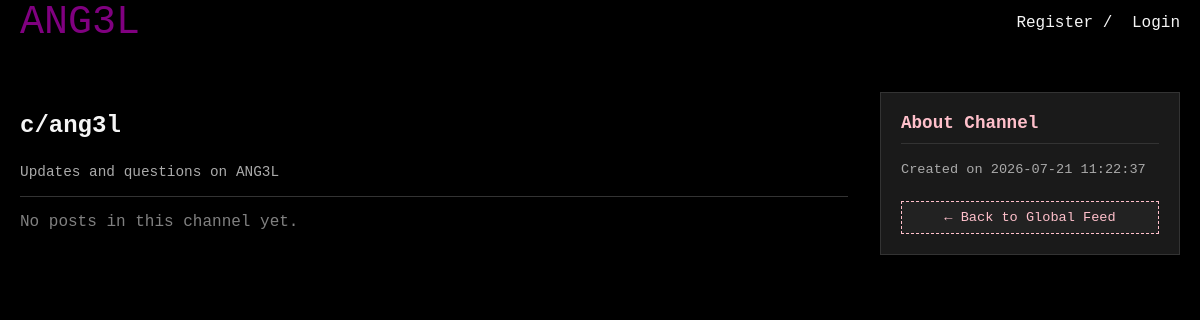
The app's page /c/ang3l, older data.
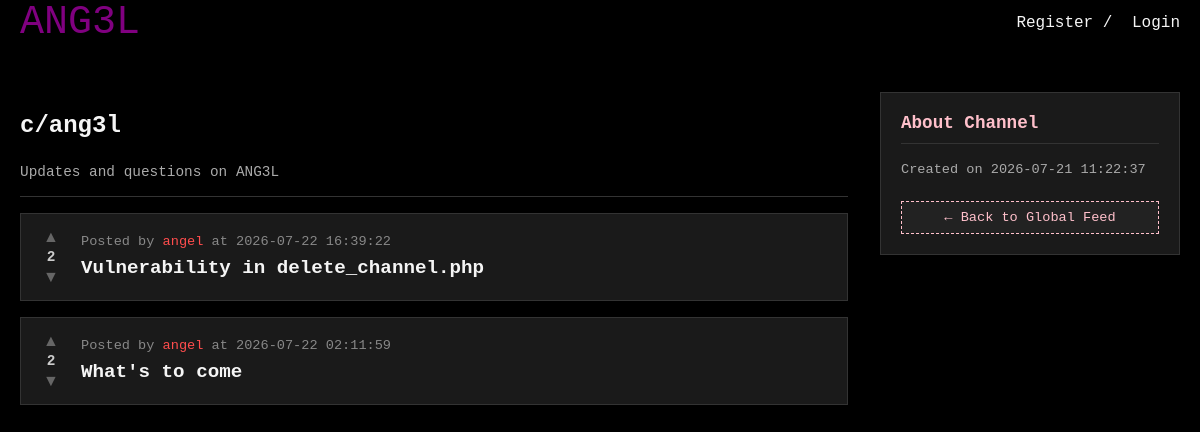
The same page, newer data.
### tables this page shows
CREATE TABLE posts (
    id INTEGER PRIMARY KEY AUTOINCREMENT,
    subchannel_id INTEGER NOT NULL,
    user_id INTEGER NOT NULL,
    title TEXT NOT NULL,
    body TEXT NOT NULL,
    votes_count INTEGER DEFAULT 0,
    created_at DATETIME DEFAULT CURRENT_TIMESTAMP,
    FOREIGN KEY (subchannel_id) REFERENCES subchannels(id) ON DELETE CASCADE,
    FOREIGN KEY (user_id) REFERENCES users(id) ON DELETE CASCADE
);

CREATE TABLE users (
    id INTEGER PRIMARY KEY AUTOINCREMENT,
    username TEXT UNIQUE NOT NULL,
    password_hash TEXT NOT NULL,
    is_admin INTEGER DEFAULT 0,
    created_at DATETIME DEFAULT CURRENT_TIMESTAMP
, role TEXT DEFAULT 'member', karma INTEGER DEFAULT 0);

### db.php (called while the page is built, shortened)
<?php
if (!function_exists('getRoleColor')) {
    function getRoleColor($role) {
        switch ($role) {
            case 'admin': return '#FF4D4D';
        }
    }
}

### public/channel.php (the view, shortened to what this page needs)
<?php
require_once __DIR__ . '/../db.php';
$name = $_GET['name'] ?? '';
$stmt_chan = $db->prepare("SELECT * FROM subchannels WHERE name = ?");
$stmt_chan->execute([$name]);
$channel = $stmt_chan->fetch(PDO::FETCH_ASSOC);
$current_logged_in_user = $_SESSION['user_id'] ?? '';
$stmt_posts = $db->prepare("
    SELECT p.*, u.username, u.role, c.name as channel_name,
    (SELECT vote_type FROM votes WHERE user_id = ? AND post_id = p.id) as user_vote
    FROM posts p
    JOIN users u ON p.user_id = u.id
    JOIN subchannels c ON p.subchannel_id = c.id
    WHERE p.subchannel_id = ?
    ORDER BY p.created_at DESC
");
$stmt_posts->execute([$current_logged_in_user, $channel['id']]);
$posts = $stmt_posts->fetchAll(PDO::FETCH_ASSOC);
?>
<!DOCTYPE html>
<html>
<head>
    <link rel="stylesheet" type="text/css" href="/css/header.css">
    <link rel="stylesheet" type="text/css" href="/css/index.css">
</head>
<body>
    <?php include __DIR__ . '/../includes/header.php'; ?>
    <div class="wrapper">
        <div class="feed-container">
            <div style="display: flex; justify-content: space-between; align-items: center;">
                <h2>c/<?php echo htmlspecialchars($channel['name'], ENT_QUOTES, 'UTF-8'); ?></h2>
            </div>
            <?php if (!empty($channel['description'])): ?>
                <p style="color: #aaa; margin-top: 5px; font-size: 0.9rem;"><?php echo htmlspecialchars($channel['description'], ENT_QUOTES, 'UTF-8'); ?></p>
            <?php endif; ?>
            <hr style="border: 0; border-top: 1px solid #333; margin: 1rem 0;">
            <?php if (empty($posts)): ?>
                <p style="color: gray;">No posts in this channel yet.</p>
            <?php else: ?>
                <?php foreach ($posts as $post): ?>
                    <div class="post-card" data-post-id="<?php echo $post['id']; ?>">
                        <div class="vote-section">
                            <button class="vote-btn upvote <?php echo ($post['user_vote'] == 1) ? 'active' : ''; ?>" onclick="castVote('<?php echo $post['id']; ?>', 1)">▲</button>
                            <span class="vote-count" id="vote-count-<?php echo $post['id']; ?>"><?php echo $post['votes_count']; ?></span>
                            <button class="vote-btn downvote <?php echo ($post['user_vote'] == -1) ? 'active' : ''; ?>" onclick="castVote('<?php echo $post['id']; ?>', -1)">▼</button>
                        </div>
                        <div class="post-content">
                            <div class="meta">
                                Posted by
                                <a href="/u/<?php echo htmlspecialchars($post['username'], ENT_QUOTES, 'UTF-8'); ?>" style="color: <?php echo getRoleColor($post['role']); ?>; text-decoration: none;">
                                    <?php echo htmlspecialchars($post['username'], ENT_QUOTES, 'UTF-8'); ?>
                                </a>
                                at <?php echo $post['created_at']; ?>
                            </div>
                            <a class="post-title" href="/post.php?id=<?php echo $post['id']; ?>"><?php echo htmlspecialchars($post['title'], ENT_QUOTES, 'UTF-8'); ?></a>
                        </div>
                    </div>
                <?php endforeach; ?>
            <?php endif; ?>
        </div>
        <div class="sidebar">
            <h3>About Channel</h3>
            <p style="color: #aaa; font-size: 0.85rem;">Created on <?php echo $channel['created_at'] ?? 'N/A'; ?></p>
            <div style="margin-top: 1.5rem; text-align: center;">
                <a href="/index.php" style="display: block; background: #222; color: pink; border: 1px dashed pink; padding: 8px; text-decoration: none; font-size: 0.85rem;">← Back to Global Feed</a>
            </div>
        </div>
    </div>
</body>
</html>

Row changes from the older to the newer data that the page shows:
added posts: votes_count "2", user.username "angel", created_at "2026-07-22 16:39:22", title "Vulnerability in delete_channel.php"
added posts: votes_count "2", user.username "angel", created_at "2026-07-22 02:11:59", title "What's to come"
Text that changed along with them:
text no longer shown: "No posts in this channel yet."
